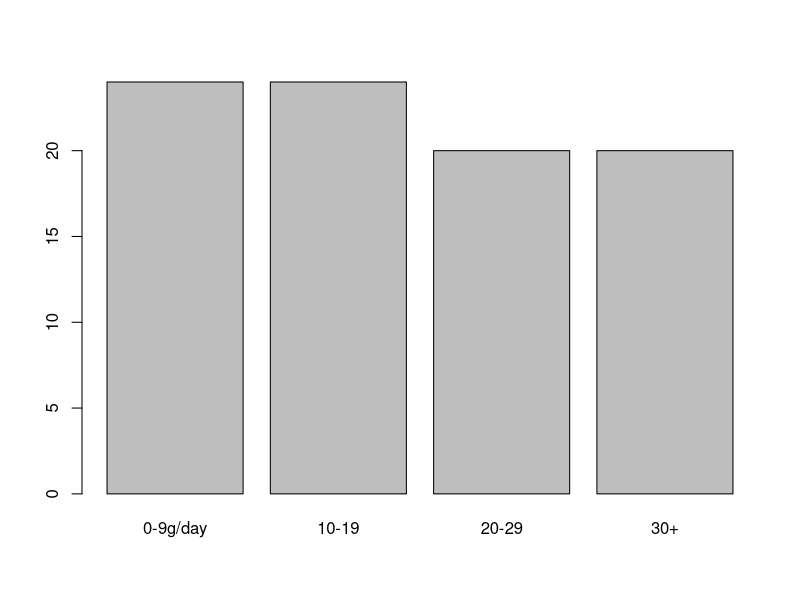
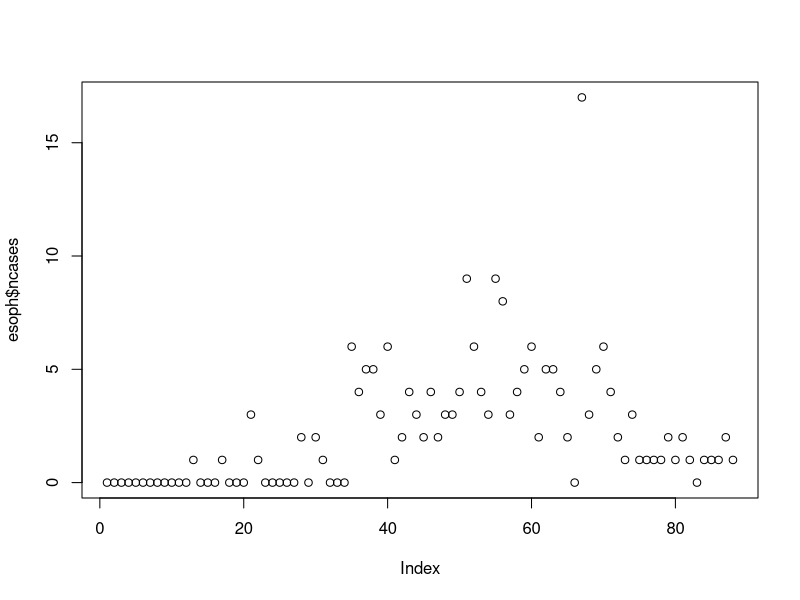
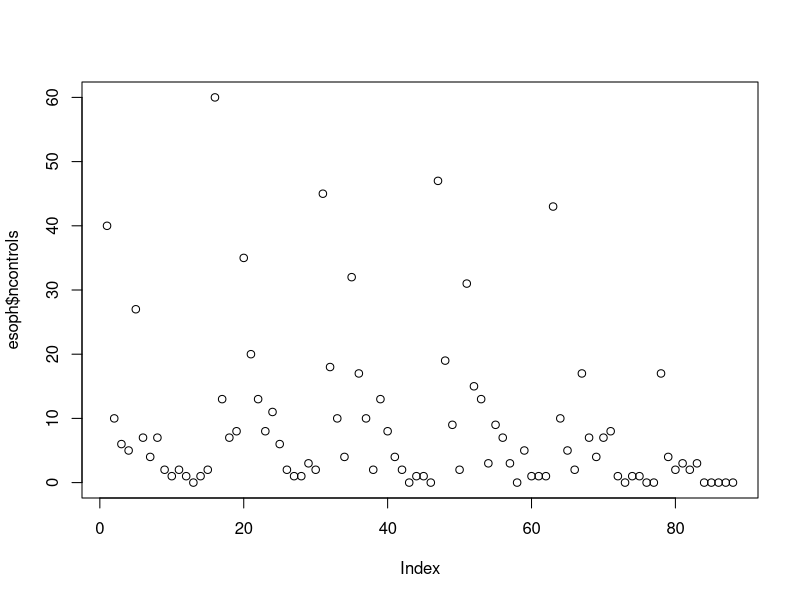
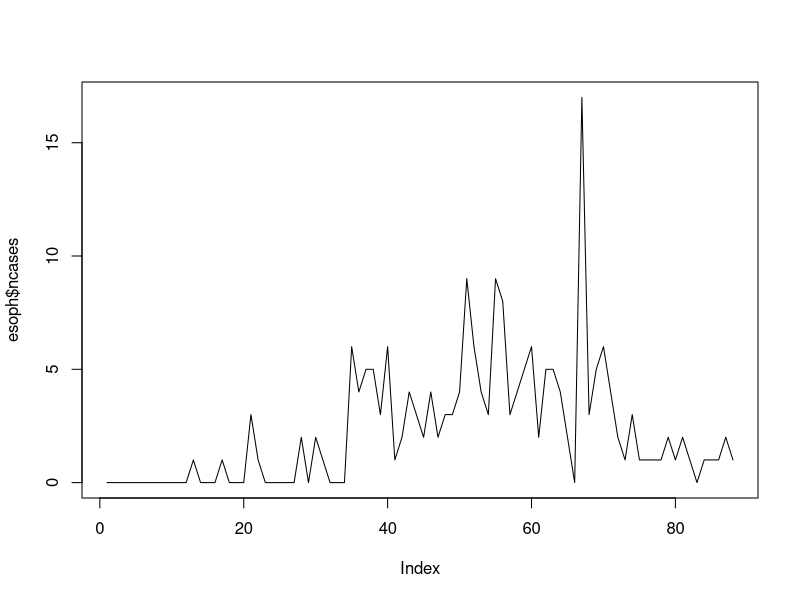
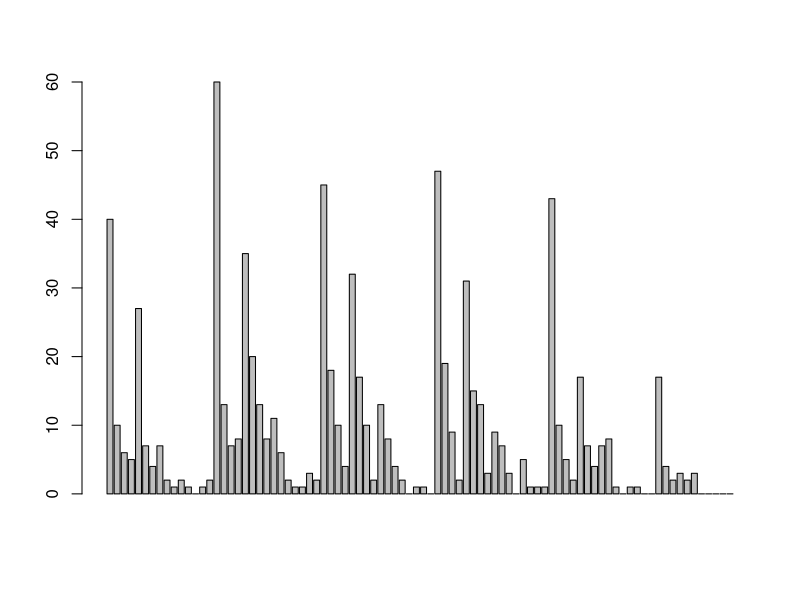
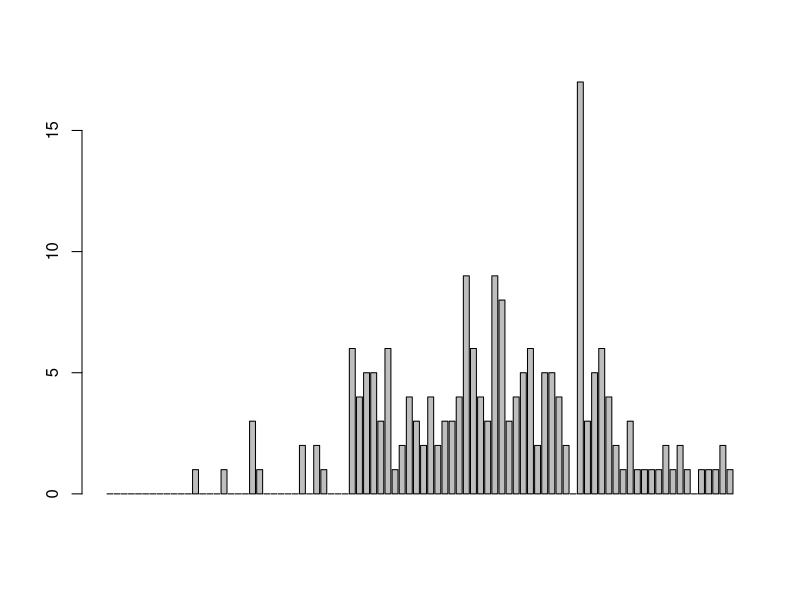
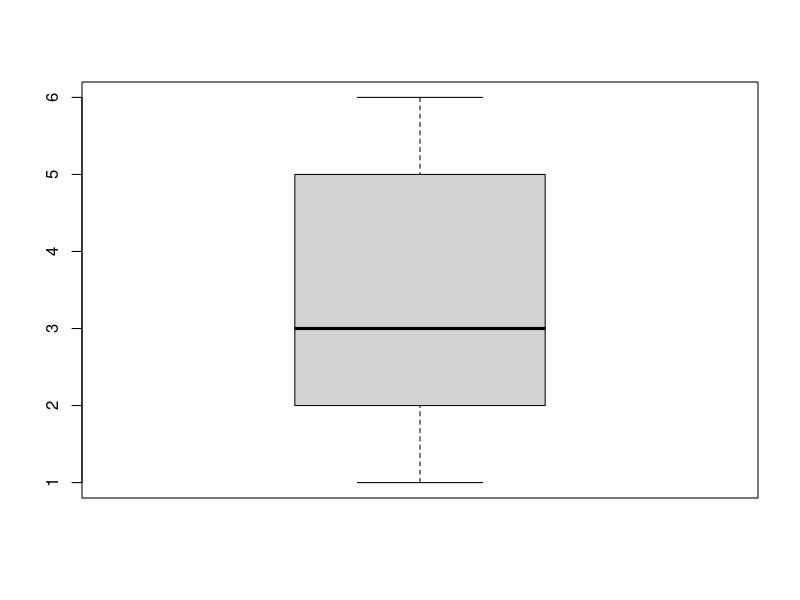
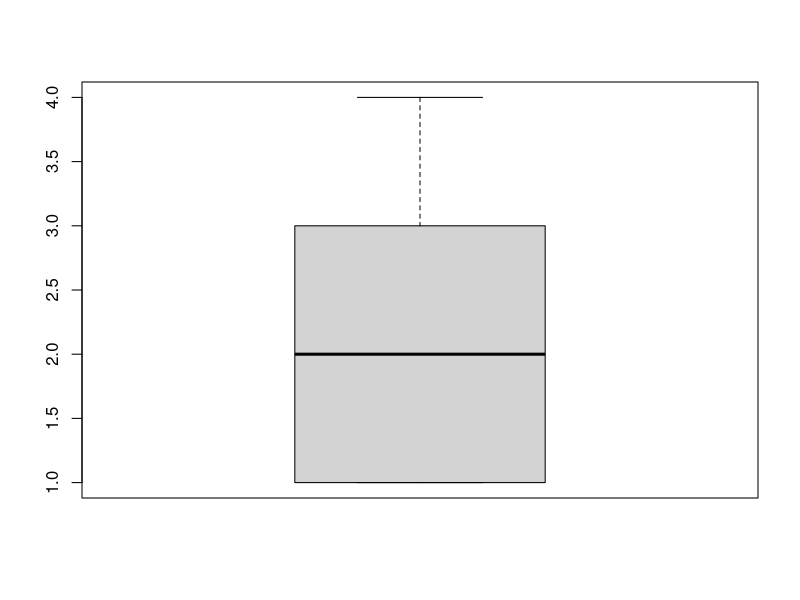

These figures' R source, in order: (Note: this script raises an error after producing the figures.)
esoph<-datasets::esoph
head(esoph,10)
tail(esoph,10)
summary(esoph)
summary(esoph$agegp)
summary(esoph$alcgp)
summary(esoph$tobgp)
plot(esoph$tobgp)
plot(esoph$ncases)
plot(esoph$ncontrols)
plot(esoph$ncases,type = 'l')
barplot(esoph$ncontrols)
barplot(esoph$ncases)
boxplot(esoph$agegp)
boxplot(esoph$alcgp)
plot(esoph$ncases,main = 'summary')
hist(esoph$agegp)
hist(esoph$ncontrols)
skewness(esoph$agegp)
skewness(esoph$ncases)
kurtosis(esoph$ncontrols)
sd(esoph$ncontrols)
mean(esoph$ncases)
